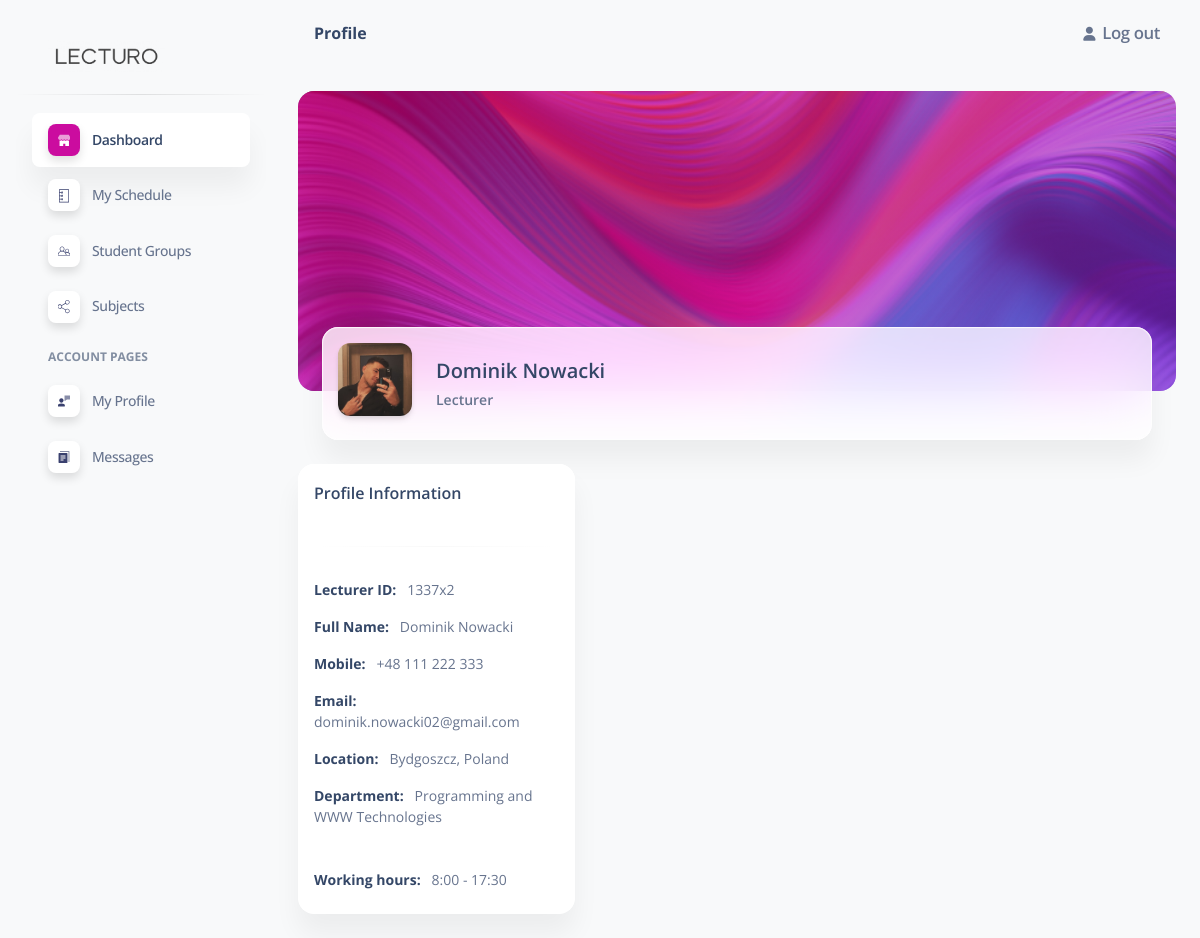
/profile/ (signed in), run on the app's committed database.
### users/models.py (models this page shows)
class User(AbstractUser):
    mobile = models.CharField(max_length=50,blank=True)
    location = models.CharField(max_length=50,blank=True)
    department = models.CharField(max_length=50,blank=True)
    lecturer_id = models.CharField(max_length=50,blank=True)
    working_hours = models.CharField(max_length=50,blank=True)
    def __str__(self) -> str:
        return f"{self.first_name} {self.last_name}"

### panel/views.py (the view)
# urls.py: path('profile/',views.profile,name='profile')
@login_required(login_url='login')
def profile(request):
    label = "Profile"
    user = request.user
    context = {'label':label,'user':user}
    return render(request,'profile.html',context = context)

### panel/templates/profile.html (shortened to what this page needs)
{% extends 'main.html' %}
{% block body %}
{% load static %}
<div class="container-fluid">
    <div class="page-header min-height-300 border-radius-xl mt-4" style="background-image: url('../assets/img/curved-images/curved0.jpg'); background-position-y: 50%;">
      <span class="mask bg-gradient-primary opacity-6"></span>
    </div>
    <div class="card card-body blur shadow-blur mx-4 mt-n6 overflow-hidden">
      <div class="row gx-4">
        <div class="col-auto">
          <div class="avatar avatar-xl position-relative">
            <img src="{% static '/assets/img/image.jpg' %}" alt="profile_image" class="w-100 border-radius-lg shadow-sm">
          </div>
        </div>
        <div class="col-auto my-auto">
          <div class="h-100">
            <h5 class="mb-1">
              Dominik Nowacki
            </h5>
            <p class="mb-0 font-weight-bold text-sm">
              Lecturer
            </p>
          </div>
        </div>
      </div>
    </div>
  </div>
    <div class="container-fluid py-4">
        <div class="row">
            <div class="col-12 col-xl-4">
                <div class="card h-100">
                <div class="card-header pb-0 p-3">
                    <div class="row">
                    <div class="col-md-8 d-flex align-items-center">
                        <h6 class="mb-0">Profile Information</h6>
                    </div>
                    </div>
                </div>
                <div class="card-body p-3">
                    <hr class="horizontal gray-light my-4">
                    <ul class="list-group">
                        <li class="list-group-item border-0 ps-0 text-sm"><strong class="text-dark">Lecturer ID:</strong> &nbsp; {{user.lecturer_id}}</li>
                        <li class="list-group-item border-0 ps-0 text-sm"><strong class="text-dark">Full Name:</strong> &nbsp; {{user}}</li>
                        <li class="list-group-item border-0 ps-0 text-sm"><strong class="text-dark">Mobile:</strong> &nbsp; {{user.mobile}}</li>
                        <li class="list-group-item border-0 ps-0 text-sm"><strong class="text-dark">Email:</strong> &nbsp; {{user.email}}</li>
                        <li class="list-group-item border-0 ps-0 text-sm"><strong class="text-dark">Location:</strong> &nbsp; {{user.location}}</li>
                        <li class="list-group-item border-0 ps-0 text-sm"><strong class="text-dark">Department:</strong> &nbsp; {{user.department}}</li>
                        <br>
                        <li class="list-group-item border-0 ps-0 text-sm"><strong class="text-dark">Working hours:</strong> &nbsp; {{user.working_hours}}</li>
                    </ul>
                </div>
                </div>
            </div>
        </div>
    </div>
{% endblock body %}

### data on the page
User: lecturer_id "1337x2", first_name+last_name "Dominik Nowacki", mobile "+48 111 222 333", email "dominik.nowacki02@gmail.com", location "Bydgoszcz, Poland", department "Programming and WWW Technologies", working_hours "8:00 - 17:30"

### other printed values
{{ label }} "Profile"
